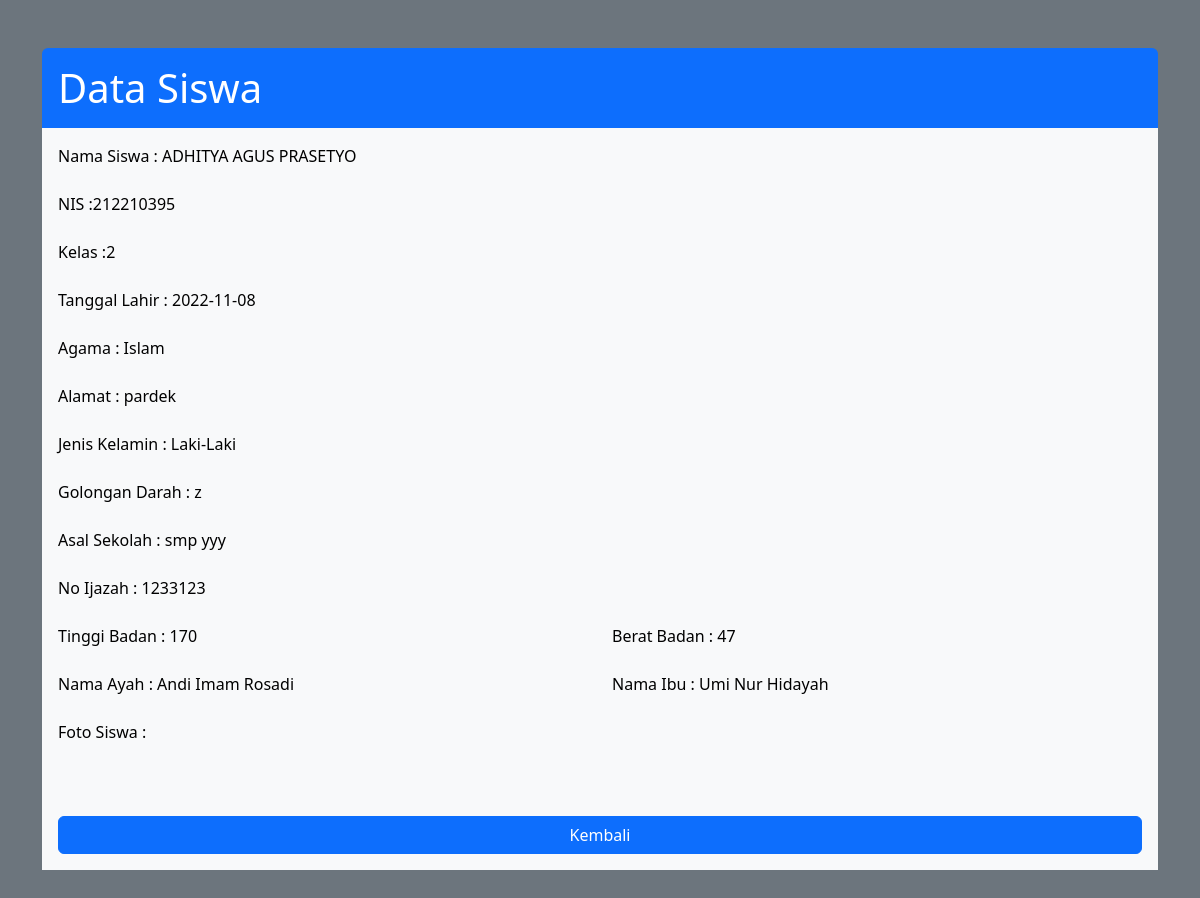
The page /guru/bukuinduk/lihatsiswa.php?kodeSiswa=1 (signed in) on the database its author committed.
### tables this page shows
CREATE TABLE `siswa` (
  `kodeSiswa` int(3) NOT NULL,
  `namaSiswa` varchar(60) NOT NULL,
  `nis` int(9) NOT NULL,
  `kodeKelas` int(3) NOT NULL,
  `ttl` varchar(60) NOT NULL,
  `agama` varchar(10) NOT NULL,
  `alamat` text NOT NULL,
  `jenisKelamin` varchar(10) NOT NULL,
  `foto` text NOT NULL,
  `golDarah` varchar(2) NOT NULL,
  `asalSekolah` varchar(60) NOT NULL,
  `noIjazah` varchar(60) NOT NULL,
  `tb` int(3) NOT NULL,
  `bb` int(3) NOT NULL,
  `namaAyah` varchar(60) NOT NULL,
  `namaIbu` varchar(60) NOT NULL
);

### guru/bukuinduk/lihatsiswa.php (the view, shortened to what this page needs)
<?php
include '../../koneksi.php';
$siswa = mysqli_query($db, "SELECT * FROM siswa WHERE kodeSiswa='$_GET[kodeSiswa]'");
$data = mysqli_fetch_array($siswa);
?>
<!DOCTYPE html>
<html lang="en">
<head>
    <link rel="stylesheet" type="text/css" href="../../css/bootstrap.min.css">
</head>
<body class="bg-secondary">
<div class="container mt-5 mb-5">
    <h1 class="text-white bg-primary p-3 m-0 rounded-top">Data Siswa</h1>
    <form action="" method="post" class="text-black bg-light p-3">
        <div class="mb-3">
            <label for="namaSiswa" class="form-label">Nama Siswa : <?= $data["namaSiswa"]; ?></label>
        </div>
        <div class="mb-3">
            <label for="nis" class="form-label">NIS :<?= $data["nis"]; ?></label>
        </div>
        <div class="mb-3">
            <label for="kodeKelas" class="form-label">Kelas :<?= $data["kodeKelas"]; ?></label>
        </div>
        <div class="mb-3">
            <label for="ttl" class="form-label">Tanggal Lahir : <?= $data["ttl"]; ?></label>
        </div>
        <div class="mb-3">
            <label for="agama" class="form-label">Agama : <?= $data["agama"]; ?></label>
        </div>
        <div class="mb-3">
            <label for="alamat" class="form-label">Alamat : <?= $data["alamat"]; ?></label>
        </div>
        <div class="mb-3">
            <label for="jenisKelamin" class="form-label" >Jenis Kelamin : <?= $data["jenisKelamin"]; ?></label>
        </div>
        <div class="mb-3">
            <label for="golDarah" class="form-label">Golongan Darah : <?= $data["golDarah"]; ?></label>
        </div>
        <div class="mb-3">
            <label for="asalSekolah" class="form-label">Asal Sekolah : <?= $data["asalSekolah"]; ?></label>
        </div>
        <div class="mb-3">
            <label for="noIjazah" class="form-label">No Ijazah : <?= $data["noIjazah"]; ?></label>
        </div>
        <div class="row mb-3">
            <div class="col">
                <label for="tb" class="form-label">Tinggi Badan : <?= $data["tb"]; ?></label>
            </div>
            <div class="col">
                <label for="bb" class="form-label">Berat Badan : <?= $data["bb"]; ?></label>
            </div>
        </div>
        <div class="row mb-3">
            <div class="col">
                <label for="namaAyah" class="form-label">Nama Ayah : <?= $data["namaAyah"]; ?></label>
            </div>
            <div class="col">
                <label for="namaIbu" class="form-label">Nama Ibu : <?= $data["namaIbu"]; ?></label>
            </div>
        </div>
        <div class="mb-3">
            <label for="fotoGuru" class="form-label">Foto Siswa :</label>
        </div>
        <div class="mb-4">
        </div>
        <div class="d-grid gap-2">
            <a class="btn btn-primary" type="button" href="bukuinduk.php">Kembali</a>
        </div>
    </form>
</div>
</body>
</html>

### rows shown on the page
siswa: namaSiswa "ADHITYA AGUS PRASETYO", nis "212210395", kodeKelas "2", ttl "2022-11-08", agama "Islam", alamat "pardek", jenisKelamin "Laki-Laki", golDarah "z", asalSekolah "smp yyy", noIjazah "1233123", tb "170", bb "47", namaAyah "Andi Imam Rosadi", namaIbu "Umi Nur Hidayah"
